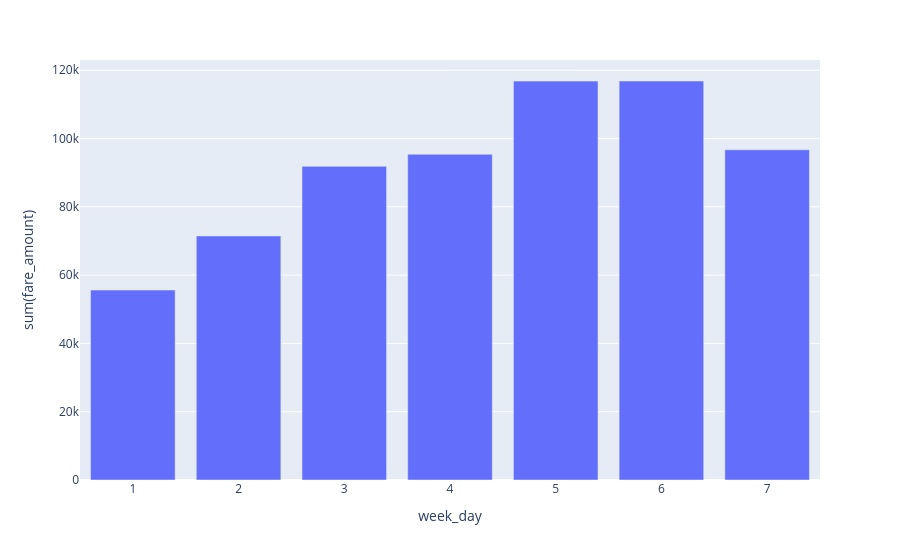

The notebook cell this image was saved under:
### Code cell
from pyspark.sql.functions import dayofweek ,monthname
df.withColumn("week_day",dayofweek("drop_time")).groupBy("week_day").sum("fare_amount").sort("week_day").plot.bar(x="week_day",y="sum(fare_amount)")

### Figure 1 — Plotly figure (JSON) as saved in the notebook; plotly's stock layout.template omitted (floating-point values rounded to 4 significant figures)
{"data": [{"hovertemplate": "week_day=%{x}<br>sum(fare_amount)=%{y}<extra></extra>", "legendgroup": "", "marker": {"color": "#636efa", "pattern": {"shape": ""}}, "name": "", "orientation": "v", "showlegend": false, "textposition": "auto", "type": "bar", "x": [1, 2, 3, 4, 5, 6, 7], "xaxis": "x", "y": [55620.0, 71460.0, 91840.0, 95370.0, 116800.0, 116800.0, 96690.0], "yaxis": "y"}], "layout": {"barmode": "relative", "legend": {"tracegroupgap": 0}, "margin": {"t": 60}, "xaxis": {"anchor": "y", "domain": [0, 1], "title": {"text": "week_day"}}, "yaxis": {"anchor": "x", "domain": [0, 1], "title": {"text": "sum(fare_amount)"}}}}
